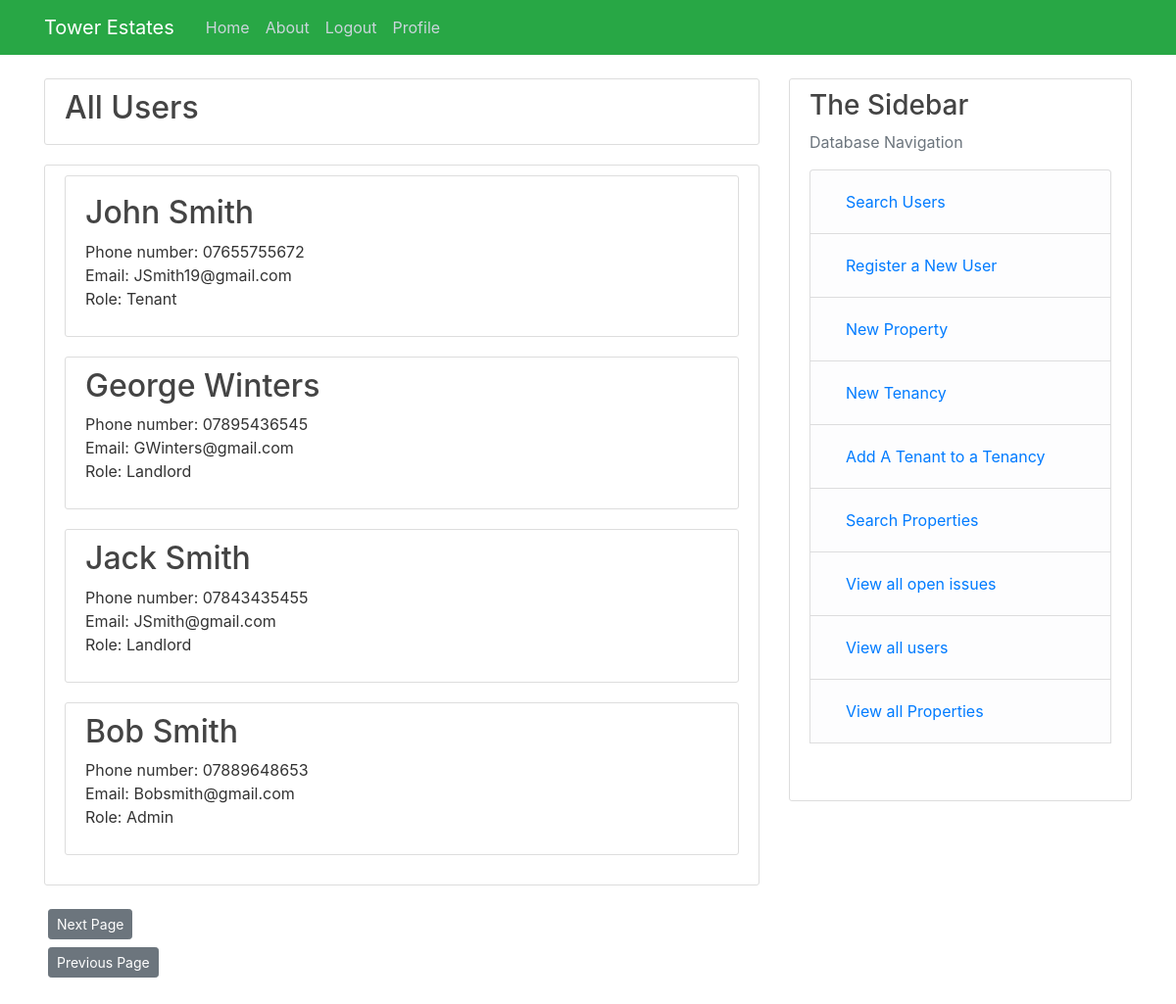
/all_users (signed in), run on the app's committed database.
### Tower/models.py (models this page shows, shortened)
class User(db.Model, UserMixin):  # User table
    user_id = db.Column(db.Integer, primary_key=True)
    name = db.Column(db.String(55), nullable=False)
    phone_number= db.Column(db.String(15), nullable=False)
    role= db.Column(db.String(12), nullable=False)
    email = db.Column(db.String(120), unique=True, nullable=False)
    business= db.Column(db.String(150), nullable=True)
    password = db.Column(db.String(64), nullable=False)
    properties = db.relationship("Properties",cascade="all, delete-orphan" ,backref="User", lazy=True)
    occupants = db.relationship("Tenancies", backref="User", secondary=occupants, lazy=True)
    contractor = db.relationship("Quotes", cascade="all, delete-orphan",backref="User", lazy=True)

### Tower/routes.py (the view)
@app.route("/all_users") # Output all users
@login_required
def all_users():
    if current_user.role != ("Admin"):  # Ensures only admins can use this route
        abort(403)  # Redirects to a 403 error
    page = request.args.get("page", 1, type=int)
    users = db.session.query(User).order_by(User.role.desc())  # Gets all users from the database
    all = users.paginate(page, per_page=8)  # Paginates the query, allowing it to be shown over multiple pages
    next_url = url_for("all_users", page=all.next_num) \
        if all.has_next else None  # The url for the next page of users
    prev_url = url_for("all_users", page=all.prev_num) \
        if all.has_prev else None  # The url for the previous page of users
    return render_template("all_users.html", all=all, next_url=next_url, prev_url = prev_url)

### Tower/models.py (called while the page is built)
@login_manager.user_loader
def load_user(user_id):
    return User.query.get(int(user_id))

### Tower/templates/all_users.html (shortened to what this page needs)
{% extends "layout.html" %}
{% block content %}
<div class="content-section">
    <h2>All Users</h2>
</div>
<div class="content-section">
    {% for user in all.items %}
    <div class="content-section">
        {%if user.role == ('Tenant')%}
        <h2><a class="article-title"href=" {{ url_for('Tenant', user_id= user.user_id) }}">{{user.name}}</a></h2>
        <p>Phone number: {{user.phone_number}} <br> Email: {{user.email}} <br>Role: {{user.role}}</p>
        {%elif user.role == ('Landlord')%}
        <h2><a class="article-title"href=" {{ url_for('Landlord', user_id= user.user_id) }}">{{user.name}}</a></h2>
        <p>Phone number: {{user.phone_number}} <br> Email: {{user.email}} <br>Role: {{user.role}}</p>
        {%elif user.role == ('Contractor')%}
        <h2><a class="article-title"href=" {{ url_for('Contractor', user_id= user.user_id)}}">{{user.name}}</a></h2>
        <p>Phone number: {{user.phone_number}} <br> Email: {{user.email}} <br>Role: {{user.role}}</p>
        {%else%}
        <h2><a class="article-title"href=" {{ url_for('Admin', user_id= user.user_id) }}">{{user.name}}</a></h2>
        <p>Phone number: {{user.phone_number}} <br> Email: {{user.email}} <br>Role: {{user.role}}</p>
        {% endif %}
    </div>
    {%endfor%}
</div>
<div>
    <a class="btn btn-secondary btn-sm m-1" href=" {{next_url}}">Next Page</a>
</div>
<div>
    <a class="btn btn-secondary btn-sm m-1" href=" {{prev_url}}">Previous Page</a>
</div>
{% endblock content %}

### Tower/Static/main.css (style rules this page uses)
body { background: #ffffff; color: #333333; margin-top: 5rem; }
h1, h2, h3, h4, h5, h6 { color: #444444; }
.content-section { background: #ffffff; padding: 10px 20px; border: 1px solid #dddddd; border-radius: 3px; margin-bottom: 20px; }
.article-title { color: #444444; }

### data on the page
User: name "John Smith", phone_number "07655755672", email "JSmith19@gmail.com", role "Tenant"
User: name "George Winters", phone_number "07895436545", email "GWinters@gmail.com", role "Landlord"
User: name "Jack Smith", phone_number "07843435455", email "JSmith@gmail.com", role "Landlord"
User: name "Bob Smith", phone_number "07889648653", email "Bobsmith@gmail.com", role "Admin"
